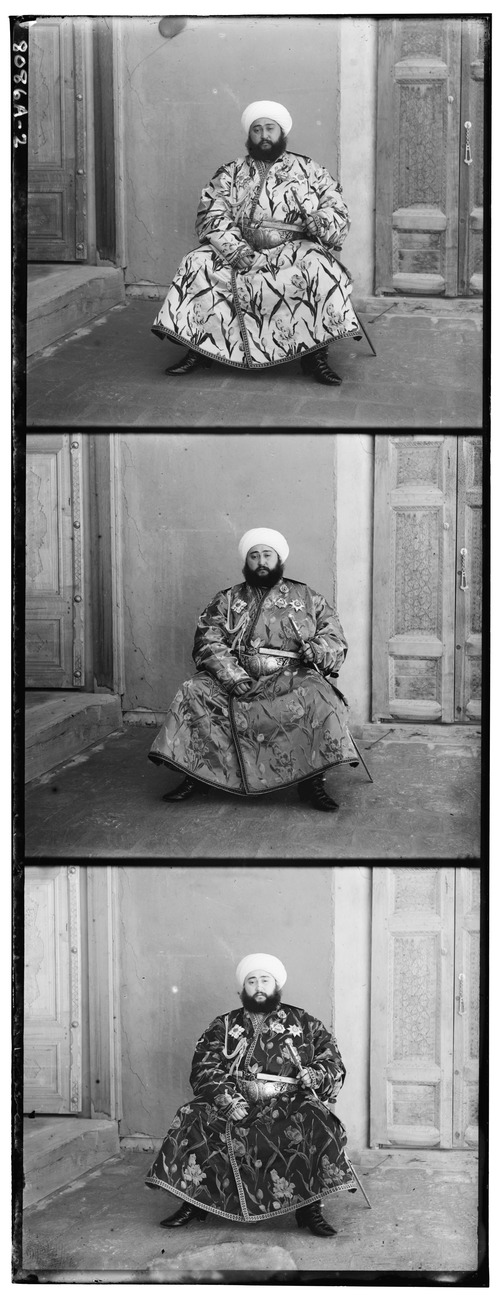
#> input picture Assignment_Feature_based_Image_Alignment/emir.jpg, 500 x 1300 px
$ jupyter execute Assignment_Feature_based_Image_Alignment.ipynb   (shell and % lines are left out)
#> lines starting #> are read from the running program, lines starting #| are printed output that depends on the picture
## <font style = "color:rgb(50,120,229)">Read Image</font>

[cell 1]
import cv2
import numpy as np
import matplotlib.pyplot as plt

[cell 2]
import matplotlib
matplotlib.rcParams['figure.figsize'] = (10.0, 10.0)
matplotlib.rcParams['image.cmap'] = 'gray'

[cell 3]
im =  cv2.imread("emir.jpg", cv2.IMREAD_GRAYSCALE)
#> im is the input picture: shape (1300, 500); min 0, max 255, mean 136.5

[cell 4]
# Find the width and height of the color image
sz = im.shape
#> sz = (1300, 500)
print(sz)
#| (1300, 500)

height = int(sz[0] / 3);
#> height = 433
width = sz[1]
#> width = 500

[cell 5]
# Extract the three channels from the gray scale image
# and merge the three channels into one color image
im_color = np.zeros((height,width,3), dtype=np.uint8 )
for i in range(0,3) :
    im_color[:,:,i] = im[ i * height:(i+1) * height,:]
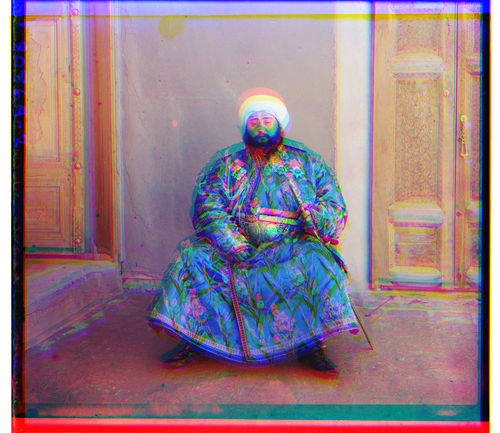
#> im_color: shape (433, 500, 3); mean of channels 0, 1, 2 135, 124.6, 149.5; drawn as B, G, R

[cell 6]
blue = im_color[:,:,0]
green = im_color[:,:,1]
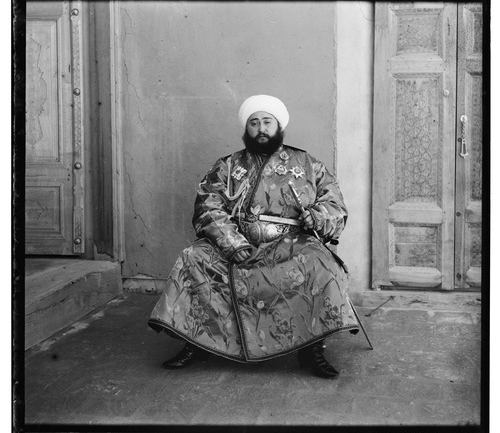
#> green: shape (433, 500); min 0, max 255, mean 124.6
red = im_color[:,:,2]
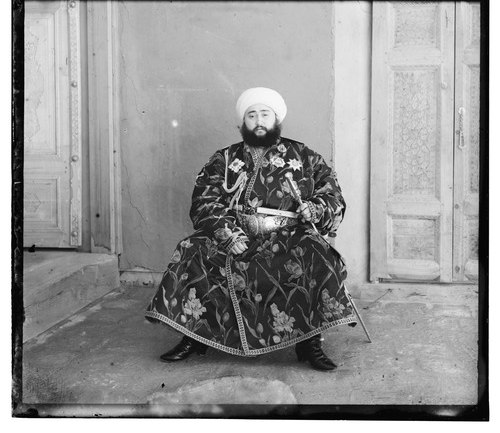
#> red: shape (433, 500); min 0, max 255, mean 149.5

[cell 7]
plt.figure(figsize=(20,12))
plt.subplot(1,3,1)
plt.imshow(blue)
plt.subplot(1,3,2)
plt.imshow(green)
plt.subplot(1,3,3)
plt.imshow(red)
plt.show()

[cell 8]
MAX_FEATURES = 5000
GOOD_MATCH_PERCENT = 0.015

[cell 9]
orb = cv2.ORB_create(MAX_FEATURES)
keypointsBlue, descriptorsBlue = orb.detectAndCompute(blue, None)
#> keypointsBlue = 4619 keypoints; strongest (x, y, size): (216, 226, 31), (356, 325, 31), (208, 339, 31), (208, 286, 31)
keypointsGreen, descriptorsGreen = orb.detectAndCompute(green, None)
#> keypointsGreen = 4180 keypoints; strongest (x, y, size): (327, 243, 31), (337, 242, 31), (261, 217, 31), (329, 242, 31)
keypointsRed, descriptorsRed = orb.detectAndCompute(red, None)
#> keypointsRed = 4290 keypoints; strongest (x, y, size): (287, 165, 31), (286, 164, 37.2), (342, 206, 31), (288, 162, 31)

[cell 10]
plt.figure(figsize=[20,10])
img2 = cv2.drawKeypoints(blue, keypointsBlue, None, color=(255,0,0), flags=cv2.DRAW_MATCHES_FLAGS_DRAW_RICH_KEYPOINTS)
plt.subplot(131);plt.imshow(img2[...,::-1])

img2 = cv2.drawKeypoints(green, keypointsGreen, None, color=(0,255,0), flags=cv2.DRAW_MATCHES_FLAGS_DRAW_RICH_KEYPOINTS)
plt.subplot(132);plt.imshow(img2[...,::-1])

img2 = cv2.drawKeypoints(red, keypointsRed, None, color=(0,0,255), flags=cv2.DRAW_MATCHES_FLAGS_DRAW_RICH_KEYPOINTS)
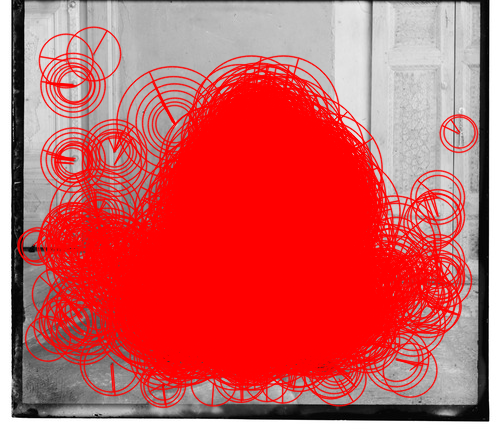
#> img2: shape (433, 500, 3); mean of channels 0, 1, 2 95.2, 95.2, 206.5; drawn as B, G, R
plt.subplot(133);plt.imshow(img2[...,::-1])
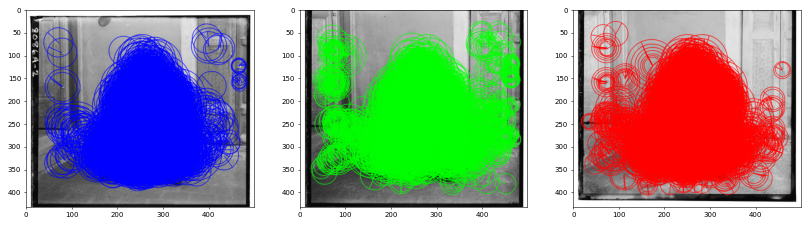
#> figure drawn by matplotlib, 3 panels

## <font style = "color:rgb(50,120,229)">Match Features</font>

[cell 11]
matcher = cv2.DescriptorMatcher_create(cv2.DESCRIPTOR_MATCHER_BRUTEFORCE_HAMMING)
matchesBlueGreen = matcher.match(descriptorsBlue, descriptorsGreen, None)
#> matchesBlueGreen = 4619 matches


# Sort matches by score
matchesBlueGreen = list(matchesBlueGreen)

# Sort the list based on the first element of each tuple
matchesBlueGreen.sort(key=lambda x: x.distance, reverse=False)

matchesBlueGreen = tuple(matchesBlueGreen)

# Remove not so good matches
numGoodMatches = int(len(matchesBlueGreen) * GOOD_MATCH_PERCENT)
#> numGoodMatches = 69
matchesBlueGreen = matchesBlueGreen[:numGoodMatches]
#> matchesBlueGreen = 69 matches

# Draw top matches
imMatchesBlueGreen = cv2.drawMatches(blue, keypointsBlue, green, keypointsGreen, matchesBlueGreen, None)
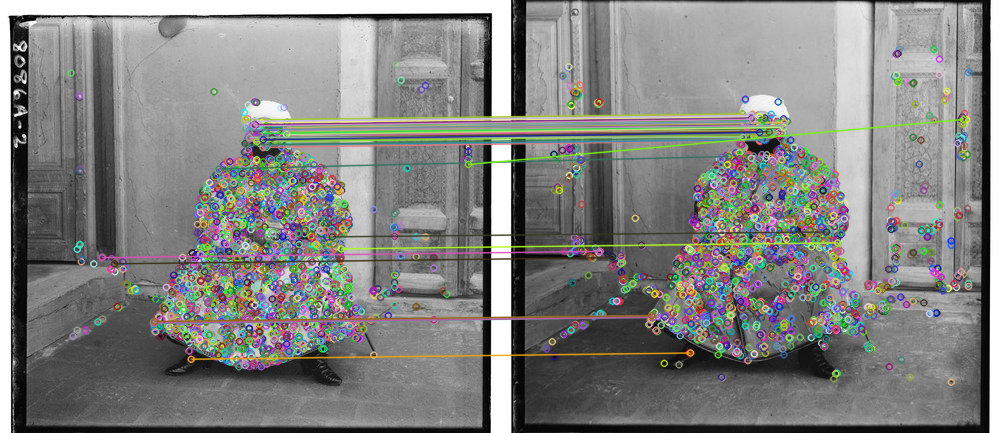
#> imMatchesBlueGreen: shape (433, 1000, 3); mean of channels 0, 1, 2 128.8, 130.7, 130.4; drawn as B, G, R

[cell 12]
plt.figure(figsize=(12,12))
plt.imshow(imMatchesBlueGreen[:,:,::-1])
plt.show()

[cell 13]
# Match features between Red and Green channels
matchesRedGreen = matcher.match(descriptorsRed, descriptorsGreen, None)
#> matchesRedGreen = 4290 matches

# Sort matches by score
matchesRedGreen = list(matchesRedGreen)

# Sort the list based on the first element of each tuple
matchesRedGreen.sort(key=lambda x: x.distance, reverse=False)


matchesRedGreen = tuple(matchesRedGreen)

# Remove not so good matches
numGoodMatches = int(len(matchesRedGreen) * GOOD_MATCH_PERCENT)
#> numGoodMatches = 64
matchesRedGreen = matchesRedGreen[:numGoodMatches]
#> matchesRedGreen = 64 matches

# Draw top matches
imMatchesRedGreen = cv2.drawMatches(red, keypointsRed, green, keypointsGreen, matchesRedGreen, None)
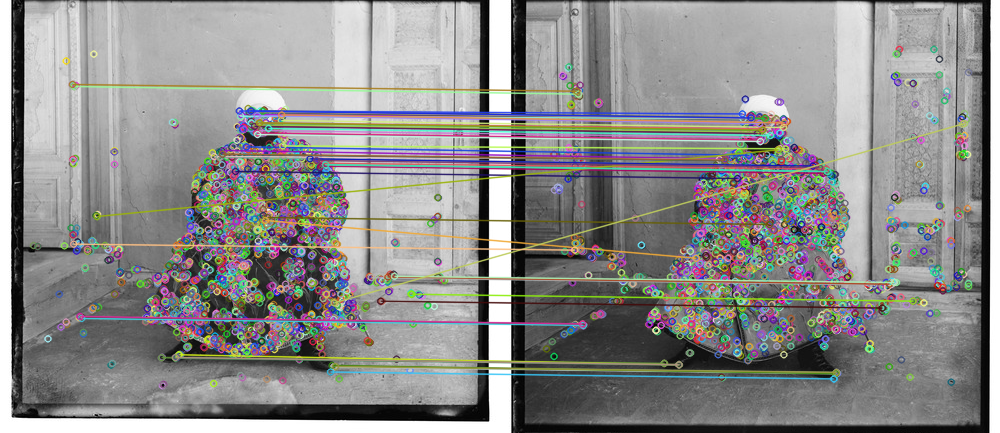
#> imMatchesRedGreen: shape (433, 1000, 3); mean of channels 0, 1, 2 139.2, 140.1, 140.7; drawn as B, G, R

[cell 14]
plt.figure(figsize=(12,12))
plt.imshow(imMatchesRedGreen[:,:,::-1])
plt.show()

## <font style = "color:rgb(50,120,229)">Calculate Homography</font>

[cell 15]
# Extract location of good matches

points1 = np.zeros((len(matchesBlueGreen), 2), dtype=np.float32)
#> points1 = 69 pairs, first value 0 to 0, second value 0 to 0
points2 = np.zeros((len(matchesBlueGreen), 2), dtype=np.float32)
#> points2 = 69 pairs, first value 0 to 0, second value 0 to 0

for i, match in enumerate(matchesBlueGreen):
    points1[i, :] = keypointsBlue[match.queryIdx].pt
    points2[i, :] = keypointsGreen[match.trainIdx].pt
#> this loop made 69 passes
#> after the loop, points1 = 69 pairs, first value 101.6 to 468, second value 119.4 to 358.7; points2 = 69 pairs, first value 99.53 to 463, second value 113.5 to 352.5


hBlueGreen, mask = cv2.findHomography(points1, points2, cv2.RANSAC)
#> hBlueGreen = [[1.12, 0.0221, -18.71], [0.0647, 1.09, -26.05], [0.000228, 6.17e-05, 1]]; mask = 69 values, max 1 at index 0, min 0 at index 13, mean 0.87

Similarly, we can calculate the homography between Green and Red channels.

[cell 16]
# Extract location of good matches

points3 = np.zeros((len(matchesRedGreen), 2), dtype=np.float32)
#> points3 = 64 pairs, first value 0 to 0, second value 0 to 0
points4 = np.zeros((len(matchesRedGreen), 2), dtype=np.float32)
#> points4 = 64 pairs, first value 0 to 0, second value 0 to 0

for i, match in enumerate(matchesRedGreen):
    points3[i, :] = keypointsRed[match.queryIdx].pt
    points4[i, :] = keypointsGreen[match.trainIdx].pt
#> this loop made 64 passes
#> after the loop, points3 = 64 pairs, first value 72 to 411.3, second value 84 to 371.5; points4 = 64 pairs, first value 74.4 to 464, second value 90.72 to 378.4

# Find homography
hRedGreen, mask = cv2.findHomography(points3, points4, cv2.RANSAC)
#> hRedGreen = [[1.01, -0.00108, 2.19], [0.00841, 1, 5.38], [2.89e-05, -7.96e-06, 1]]; mask = 64 values, max 1 at index 0, min 0 at index 28, mean 0.875
# Find homography

## <font style = "color:rgb(50,120,229)">Warping Image</font>

[cell 17]
# Use homography to find blueWarped and RedWarped images

blueWarped = cv2.warpPerspective(blue, hBlueGreen, (width, height))
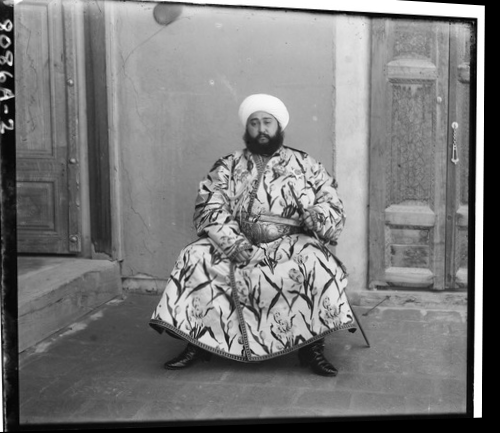
#> blueWarped: shape (433, 500); min 0, max 255, mean 122.8
redWarped = cv2.warpPerspective(red, hRedGreen, (width, height))

[cell 18]
plt.figure(figsize=(20,10))
plt.subplot(121);plt.imshow(blueWarped);plt.title("Blue channel aligned w.r.t green channel")
plt.subplot(122);plt.imshow(redWarped);plt.title("Red channel aligned w.r.t green channel")

[cell 19]
colorImage = cv2.merge((blueWarped,green,redWarped))
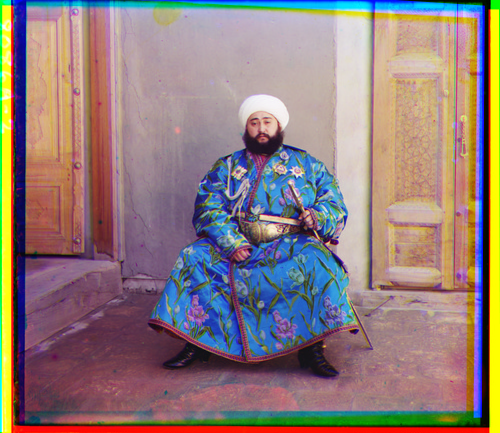
#> colorImage: shape (433, 500, 3); mean B, G, R 122.8, 124.6, 144.4

[cell 20]
originalImage = cv2.merge((blue,green,red))

[cell 21]
plt.figure(figsize=(20,10))
plt.subplot(121);plt.imshow(originalImage[:,:,::-1]);plt.title("Original Mis-aligned Image")
plt.subplot(122);plt.imshow(colorImage[:,:,::-1]);plt.title("Aligned Image")
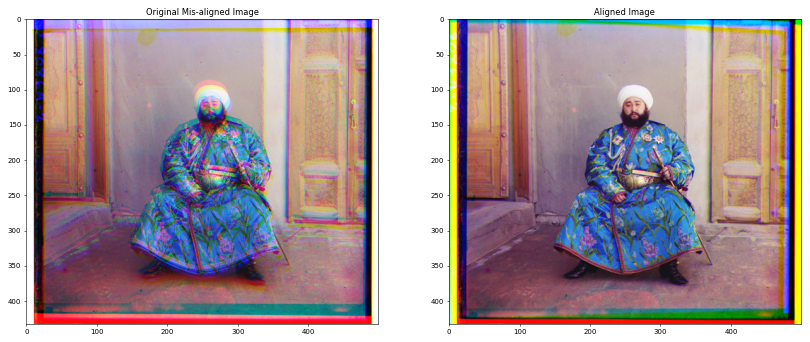
#> figure drawn by matplotlib, 2 panels
